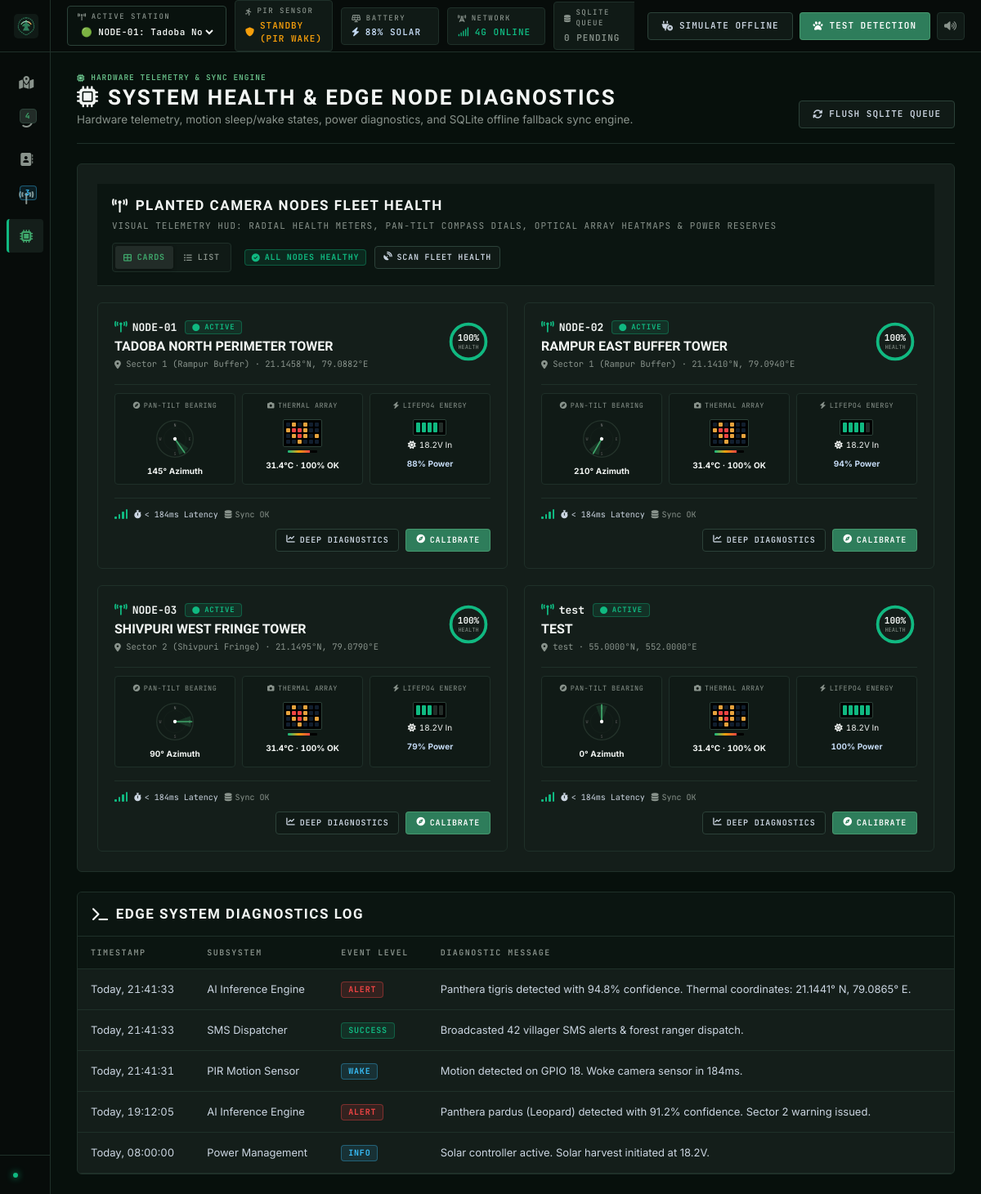
The app's page /system with its own data.
### tables this page shows
CREATE TABLE camera_nodes (
    id INTEGER PRIMARY KEY AUTOINCREMENT,
    node_code TEXT NOT NULL UNIQUE,         -- e.g. 'NODE-01', 'NODE-02'
    node_name TEXT NOT NULL,                -- e.g. 'Tadoba North Perimeter Tower'
    sector TEXT NOT NULL,                   -- e.g. 'Sector 1 (Rampur Buffer)'
    latitude REAL NOT NULL,
    longitude REAL NOT NULL,
    camera_type TEXT DEFAULT 'Thermal IR (MLX90640/Seek)',
    has_rotator INTEGER DEFAULT 1,
    rotator_heading INTEGER DEFAULT 145,
    battery_pct INTEGER DEFAULT 88,
    status TEXT DEFAULT 'ONLINE_ACTIVE',    -- 'ONLINE_ACTIVE', 'STANDBY', 'OFFLINE'
    last_heartbeat TIMESTAMP DEFAULT CURRENT_TIMESTAMP
);

### app.py (the view)
@app.route("/system")
def system_page():
    nodes = get_camera_nodes()
    return render_template("system.html", active_page="system", nodes=nodes)

### templates/system.html (shortened to what this page needs)
{% extends "base.html" %}
{% block content %}
<div class="page-container">
    <div class="page-header-row">
        <div class="page-title-block">
            <div class="title-with-pill">
                <span class="sub-badge"><i class="fa-solid fa-microchip"></i> HARDWARE TELEMETRY &amp; SYNC ENGINE</span>
                <h2><i class="fa-solid fa-microchip"></i> System Health &amp; Edge Node Diagnostics</h2>
            </div>
            <p class="page-subtitle">Hardware telemetry, motion sleep/wake states, power diagnostics, and SQLite offline fallback sync engine.</p>
        </div>
        <div class="page-header-actions">
            <button class="btn btn-outline" id="btn-manual-sync">
                <i class="fa-solid fa-arrows-rotate"></i> Flush SQLite Queue
            </button>
        </div>
    </div>
    <div class="full-table-card" style="padding: 24px;">
        <div class="table-card-header" style="display: flex; justify-content: space-between; align-items: center; flex-wrap: wrap; gap: 12px; border-bottom: 1px solid var(--color-hairline); padding-bottom: 16px;">
            <div>
                <h4><i class="fa-solid fa-tower-broadcast"></i> Planted Camera Nodes Fleet Health</h4>
                <p style="font-size: 11px; font-family: var(--font-mono); color: var(--color-muted); letter-spacing: 1px; margin-top: 4px; text-transform: uppercase;">
                    Visual Telemetry HUD: Radial health meters, pan-tilt compass dials, optical array heatmaps &amp; power reserves
                </p>
            </div>
            <div style="display: flex; gap: 10px; align-items: center; flex-wrap: wrap;">
                <div class="view-mode-toggle" style="margin-right: 6px;">
                    <button class="view-toggle-btn active" id="btn-cam-view-cards" title="Graphical HUD Cards View">
                        <i class="fa-solid fa-table-cells-large"></i> Cards
                    </button>
                    <button class="view-toggle-btn" id="btn-cam-view-list" title="Detailed Metrics List View">
                        <i class="fa-solid fa-list-ul"></i> List
                    </button>
                </div>
                <span class="badge-online" id="fleet-health-summary-badge"><i class="fa-solid fa-circle-check"></i> ALL NODES HEALTHY</span>
                <button class="btn btn-outline btn-sm" id="btn-scan-fleet-health">
                    <i class="fa-solid fa-satellite-dish"></i> Scan Fleet Health
                </button>
            </div>
        </div>
        <div class="cam-hud-grid" id="system-cameras-hud-grid">
            {% if nodes %}
            {% for n in nodes %}
            {% set batt = n.battery_pct|default(88) %}
            {% set heading = n.rotator_heading|default(145) %}
            <div class="cam-hud-card" id="hud-card-{{ n.node_code }}">
                <div class="cam-hud-header">
                    <div class="cam-hud-title-wrap">
                        <div class="cam-hud-code">
                            <i class="fa-solid fa-tower-broadcast" style="color: var(--color-primary); font-size: 14px;"></i>
                            {{ n.node_code }}
                            <span class="badge-online" style="padding: 2px 8px; font-size: 9px; margin-left: 4px;">
                                <i class="fa-solid fa-circle"></i> ACTIVE
                            </span>
                        </div>
                        <div class="cam-hud-name">{{ n.node_name }}</div>
                        <div class="cam-hud-sector">
                            <i class="fa-solid fa-location-dot"></i> {{ n.sector }} ·
                            <span class="text-info">{{ "%.4f"|format(n.latitude) }}°N, {{ "%.4f"|format(n.longitude) }}°E</span>
                        </div>
                    </div>
                    <div class="hud-radial-wrap" title="Overall Camera Health Rating: 100% Operational">
                        <svg class="hud-radial-svg" viewBox="0 0 58 58">
                            <circle class="hud-radial-bg" cx="29" cy="29" r="23"></circle>
                            <circle class="hud-radial-meter meter-healthy" cx="29" cy="29" r="23"
                                    stroke-dasharray="144.5" stroke-dashoffset="0"></circle>
                        </svg>
                        <div class="hud-radial-center">
                            <span class="hud-radial-val">100%</span>
                            <span class="hud-radial-lbl">HEALTH</span>
                        </div>
                    </div>
                </div>
                <div class="cam-hud-instruments">
                    <div class="hud-instrument-box">
                        <span class="hud-inst-title"><i class="fa-solid fa-compass"></i> Pan-Tilt Bearing</span>
                        <div class="compass-dial-wrap">
                            <svg class="compass-dial-svg" viewBox="0 0 56 56">
                                <circle cx="28" cy="28" r="26" fill="none" stroke="#24332B" stroke-width="1.5"></circle>
                                <circle cx="28" cy="28" r="16" fill="none" stroke="#16211C" stroke-width="1"></circle>
                                <text x="28" y="10" fill="#777" font-size="6" font-family="JetBrains Mono" text-anchor="middle">N</text>
                                <text x="49" y="30" fill="#555" font-size="6" font-family="JetBrains Mono" text-anchor="middle">E</text>
                                <text x="28" y="51" fill="#555" font-size="6" font-family="JetBrains Mono" text-anchor="middle">S</text>
                                <text x="7" y="30" fill="#555" font-size="6" font-family="JetBrains Mono" text-anchor="middle">W</text>
                                <g class="compass-needle-layer" style="transform: rotate({{ heading }}deg); transform-origin: 28px 28px;">
                                    <path d="M28 28 L20 6 A26 26 0 0 1 36 6 Z" fill="rgba(63, 166, 107, 0.2)"></path>
                                    <line x1="28" y1="28" x2="28" y2="4" stroke="#3fa66b" stroke-width="2" stroke-linecap="round"></line>
                                    <circle cx="28" cy="28" r="2.5" fill="#ffffff"></circle>
                                </g>
                            </svg>
                        </div>
                        <span class="hud-inst-readout font-mono text-link">{{ heading }}° Azimuth</span>
                    </div>
                    <div class="hud-instrument-box">
                        <span class="hud-inst-title"><i class="fa-solid fa-camera"></i> Thermal Array</span>
                        <div class="thermal-matrix-wrap">
                            <div class="thermal-matrix-grid" title="Focal Plane Array: 768/768 Active Pixels (100% OK)">
                                <div class="thermal-pixel"></div><div class="thermal-pixel hot"></div><div class="thermal-pixel"></div><div class="thermal-pixel hot"></div><div class="thermal-pixel"></div><div class="thermal-pixel"></div>
                                <div class="thermal-pixel hot"></div><div class="thermal-pixel peak"></div><div class="thermal-pixel peak"></div><div class="thermal-pixel hot"></div><div class="thermal-pixel"></div><div class="thermal-pixel"></div>
                                <div class="thermal-pixel"></div><div class="thermal-pixel hot"></div><div class="thermal-pixel peak"></div><div class="thermal-pixel hot"></div><div class="thermal-pixel"></div><div class="thermal-pixel hot"></div>
                                <div class="thermal-pixel"></div><div class="thermal-pixel"></div><div class="thermal-pixel hot"></div><div class="thermal-pixel"></div><div class="thermal-pixel"></div><div class="thermal-pixel"></div>
                            </div>
                            <div class="thermal-temp-bar">
                                <div class="thermal-temp-fill"></div>
                            </div>
                        </div>
                        <span class="hud-inst-readout font-mono text-success">31.4°C · 100% OK</span>
                    </div>
                    <div class="hud-instrument-box">
                        <span class="hud-inst-title"><i class="fa-solid fa-bolt"></i> LiFePO4 Energy</span>
                        <div class="power-gauge-wrap">
                            <div class="battery-visual-shell" title="Battery Pack: {{ batt }}% Charged (12.6V LiFePO4)">
                                <div class="batt-segment {% if batt >= 20 %}filled{% endif %}"></div>
                                <div class="batt-segment {% if batt >= 40 %}filled{% endif %}"></div>
                                <div class="batt-segment {% if batt >= 60 %}filled{% endif %}"></div>
                                <div class="batt-segment {% if batt >= 80 %}filled{% endif %}"></div>
                                <div class="batt-segment {% if batt >= 95 %}filled{% endif %}"></div>
                            </div>
                            <div class="solar-flow-indicator">
                                <i class="fa-solid fa-sun text-warning" style="font-size: 10px;"></i>
                                <span class="text-success font-mono" style="font-size: 10px;">18.2V In</span>
                            </div>
                        </div>
                        <span class="hud-inst-readout font-mono text-accent">{{ batt }}% Power</span>
                    </div>
                </div>
                <div class="cam-hud-footer">
                    <div class="cam-hud-telemetry-pills">
                        <div class="rf-signal-bars" title="GSM 4G LTE Signal: Excellent (RSSI -68 dBm)">
                            <div class="rf-bar b1 active"></div>
                            <div class="rf-bar b2 active"></div>
                            <div class="rf-bar b3 active"></div>
                            <div class="rf-bar b4 active"></div>
                        </div>
                        <div class="latency-meter-badge" title="PIR Hardware Edge Wake-Up Response">
                            <i class="fa-solid fa-stopwatch text-success"></i>
                            <span>&lt; 184ms Latency</span>
                        </div>
                        <div class="latency-meter-badge" style="color: var(--color-muted);" title="SQLite Transaction Fallback Buffer">
                            <i class="fa-solid fa-database text-info"></i>
                            <span>Sync OK</span>
                        </div>
                    </div>
                    <div class="cam-hud-actions">
                        <button class="btn btn-outline btn-sm btn-inspect-health" data-node="{{ n.node_code }}" style="padding: 5px 12px;">
                            <i class="fa-solid fa-chart-line"></i> Deep Diagnostics
                        </button>
                        <button class="btn btn-primary btn-sm btn-calibrate-direct" data-node="{{ n.node_code }}" style="padding: 5px 12px;">
                            <i class="fa-solid fa-compass"></i> Calibrate
                        </button>
                    </div>
                </div>
            </div>
            {% endfor %}
            {% else %}
            <div style="text-align: center; color: var(--color-muted); padding: 40px; font-family: var(--font-mono); letter-spacing: 1px;">
                No planted camera nodes detected in database.
            </div>
            {% endif %}
        </div>
    </div>
    <div class="full-table-card" style="margin-top: 24px;">
        <div class="table-card-header">
            <h4><i class="fa-solid fa-terminal"></i> Edge System Diagnostics Log</h4>
        </div>
        <div class="table-wrap">
            <table class="contacts-table">
                <thead>
                    <tr>
                        <th>Timestamp</th>
                        <th>Subsystem</th>
                        <th>Event Level</th>
                        <th>Diagnostic Message</th>
                    </tr>
                </thead>
                <tbody id="system-logs-body">
                    <tr>
                        <td class="font-mono">Today, 21:41:33</td>
                        <td>AI Inference Engine</td>
                        <td><span class="badge-critical">ALERT</span></td>
                        <td>Panthera tigris detected with 94.8% confidence. Thermal coordinates: 21.1441° N, 79.0865° E.</td>
                    </tr>
                    <tr>
                        <td class="font-mono">Today, 21:41:33</td>
                        <td>SMS Dispatcher</td>
                        <td><span class="badge-success">SUCCESS</span></td>
                        <td>Broadcasted 42 villager SMS alerts &amp; forest ranger dispatch.</td>
                    </tr>
                    <tr>
                        <td class="font-mono">Today, 21:41:31</td>
                        <td>PIR Motion Sensor</td>
                        <td><span class="badge-info">WAKE</span></td>
                        <td>Motion detected on GPIO 18. Woke camera sensor in 184ms.</td>
                    </tr>
                    <tr>
                        <td class="font-mono">Today, 19:12:05</td>
                        <td>AI Inference Engine</td>
                        <td><span class="badge-critical">ALERT</span></td>
                        <td>Panthera pardus (Leopard) detected with 91.2% confidence. Sector 2 warning issued.</td>
                    </tr>
                    <tr>
                        <td class="font-mono">Today, 08:00:00</td>
                        <td>Power Management</td>
                        <td><span class="badge-info">INFO</span></td>
                        <td>Solar controller active. Solar harvest initiated at 18.2V.</td>
                    </tr>
                </tbody>
            </table>
        </div>
    </div>
</div>
{% endblock %}

### records on screen
camera_nodes: node_code "NODE-01", node_name "TADOBA NORTH PERIMETER TOWER", sector "Sector 1 (Rampur Buffer)", latitude "21.1458", longitude "79.0882", rotator_heading "145", battery_pct "88"
camera_nodes: node_code "NODE-02", node_name "RAMPUR EAST BUFFER TOWER", sector "Sector 1 (Rampur Buffer)", latitude "21.1410", longitude "79.0940", rotator_heading "210", battery_pct "94"
camera_nodes: node_code "NODE-03", node_name "SHIVPURI WEST FRINGE TOWER", sector "Sector 2 (Shivpuri Fringe)", latitude "21.1495", longitude "79.0790", rotator_heading "90", battery_pct "79"
camera_nodes: node_code "test", node_name "TEST", sector "test", latitude "55.0000", longitude "552.0000", rotator_heading "0", battery_pct "100"
